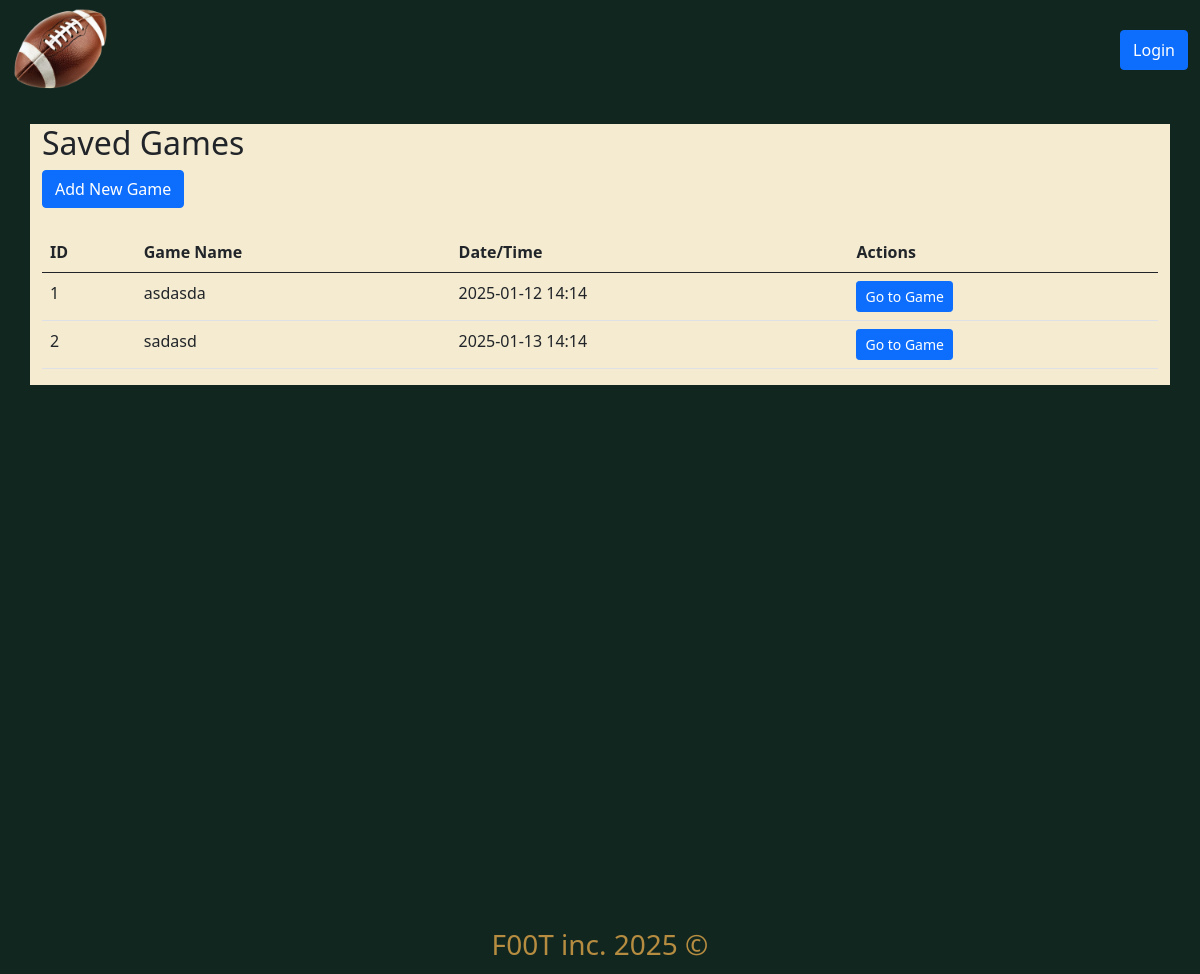
/game-options, run on an earlier commit of the app's database.
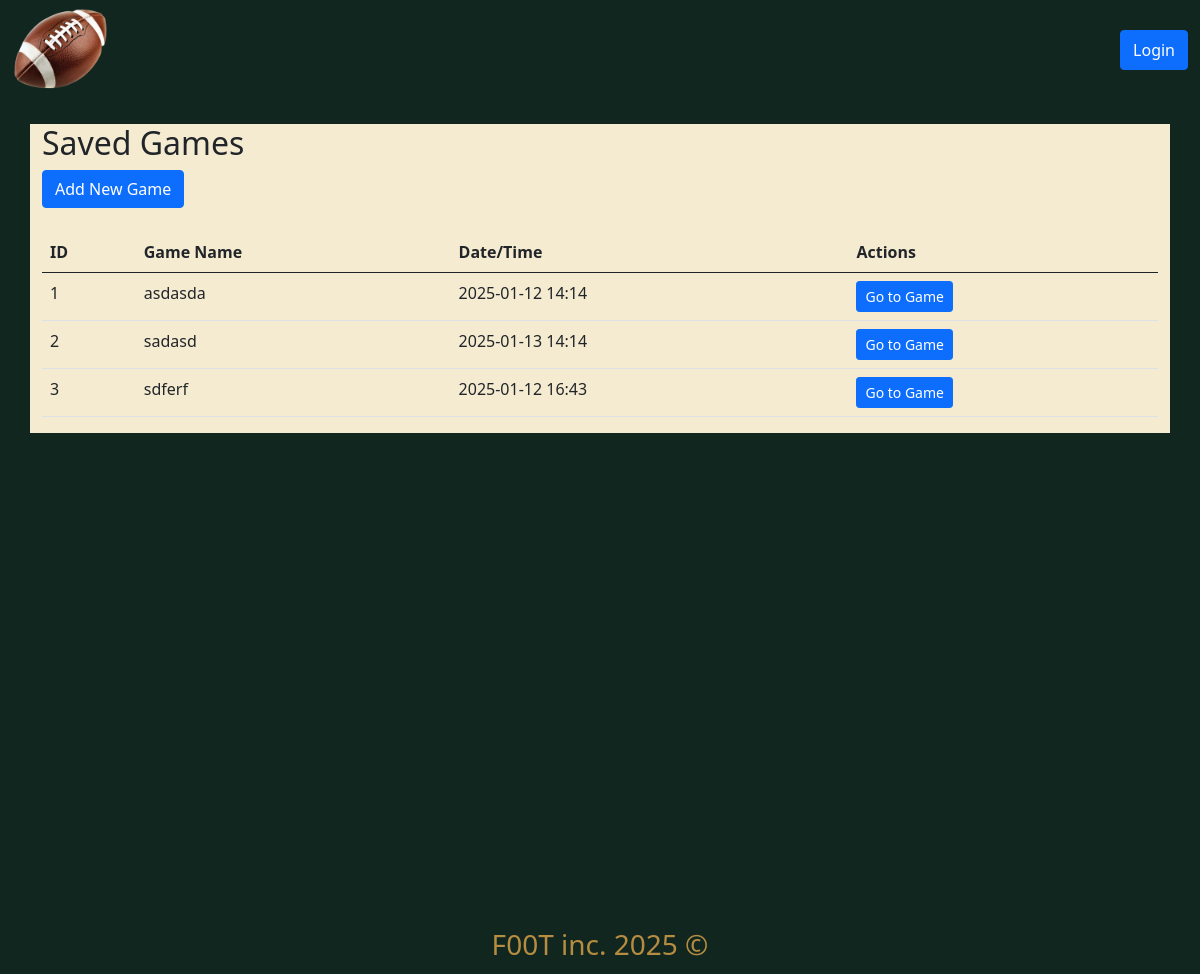
And on a later commit of the database.
### models.py (models this page shows)
class Game(db.Model):
    id = db.Column(db.Integer, primary_key=True)
    game_name = db.Column(db.String(100), nullable=False)
    date = db.Column(db.DateTime, nullable=False)
    time = db.Column(db.String(20), nullable=False)
    drives = db.relationship('Drive', backref='game', lazy=True, cascade="all, delete-orphan")

### app.py (the view)
@app.route('/game-options')
def game_options():
    games = Game.query.all()
    return render_template('components/game_options.html', games=games)

### templates/components/game_options.html
{% extends "index.html" %} {% block title %}Game Options{% endblock %} {% block
content %}
<div class="row mb-4">
  <div class="col">
    <h2>Saved Games</h2>
    <a href="{{ url_for('add_game') }}" class="btn btn-primary">Add New Game</a>
  </div>
</div>
<div class="row">
  <div class="col">
    <table class="table">
      <thead>
        <tr>
          <th>ID</th>
          <th>Game Name</th>
          <th>Date/Time</th>
          <th>Actions</th>
        </tr>
      </thead>
      <tbody>
        {% for game in games %}
        <tr>
          <td>{{ game.id }}</td>
          <td>{{ game.game_name }}</td>
          <td>{{ game.date.strftime('%Y-%m-%d') }} {{ game.time }}</td>
          <td>
            <a
              href="{{ url_for('game_detail', game_id=game.id) }}"
              class="btn btn-sm btn-primary"
              >Go to Game</a
            >
          </td>
        </tr>
        {% endfor %}
      </tbody>
    </table>
  </div>
</div>
{% endblock %}

What changed in the data, as far as the page shows it:
added Game: id "3", game_name "sdferf", date "2025-01-12", time "16:43"
